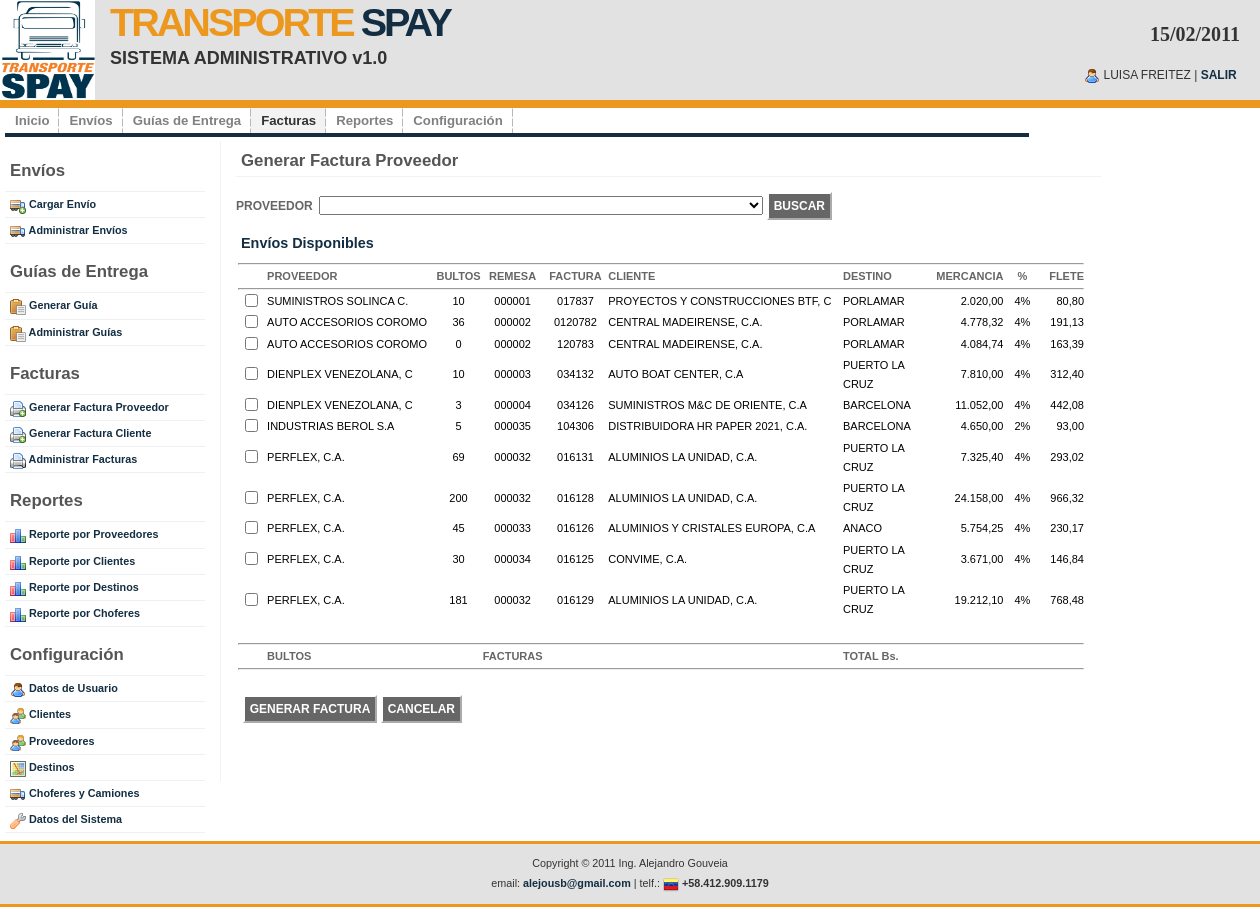
Before: /adm_factura_proveedor.php (signed in) with the older database file.
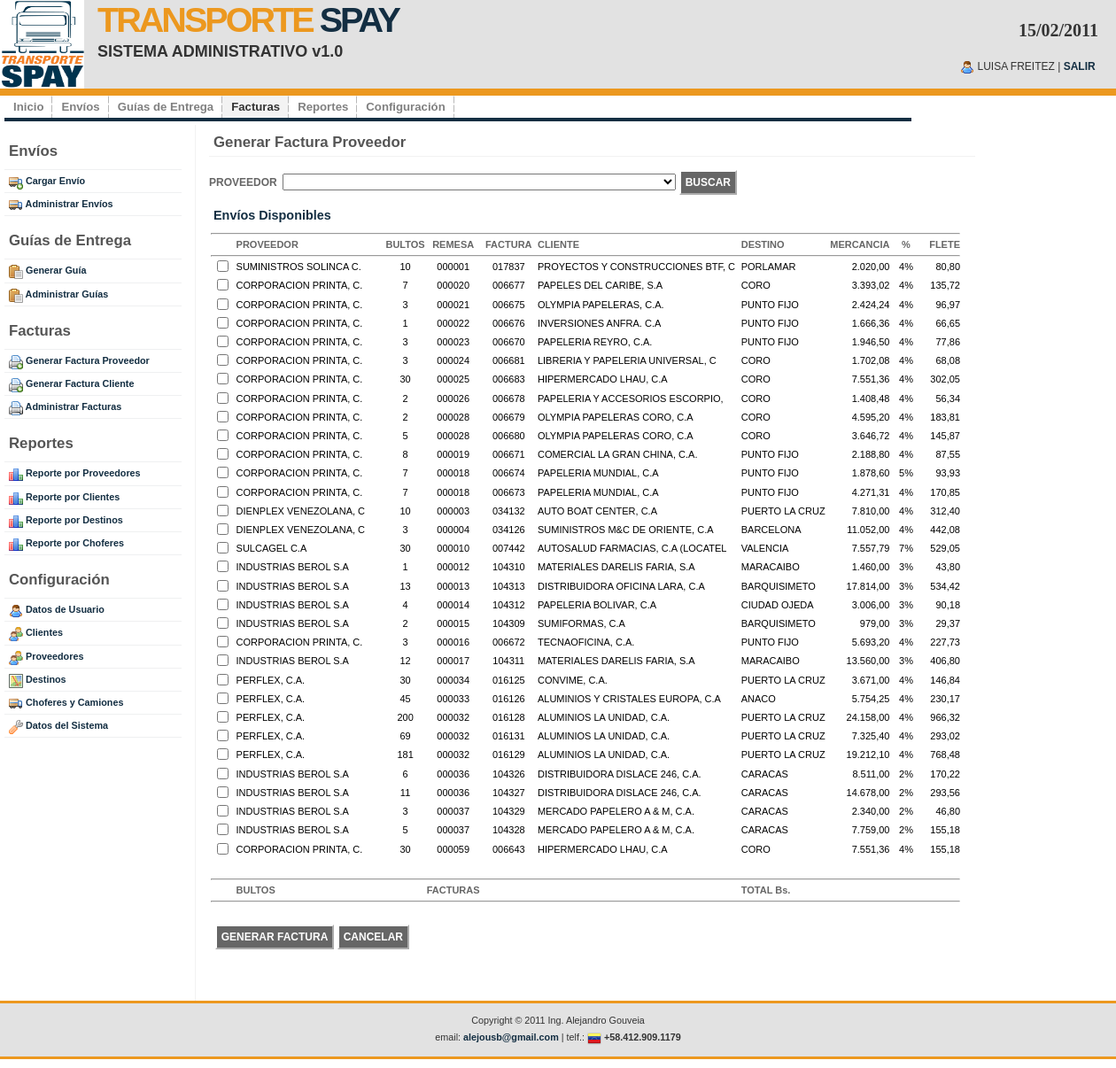
After: the same page with the newer database file.
### tables this page shows
CREATE TABLE IF NOT EXISTS `ts_envio` (
  `id` int(10) NOT NULL AUTO_INCREMENT,
  `id_cliente` int(10) NOT NULL,
  `id_proveedor` int(10) NOT NULL,
  `id_destino` int(10) NOT NULL,
  `id_guia` int(10) DEFAULT NULL,
  `id_factura` int(10) DEFAULT NULL,
  `tipo_envio` char(1) NOT NULL,
  `tipo_cobro` char(1) NOT NULL,
  `bultos` int(5) NOT NULL,
  `remesa` varchar(200) NOT NULL,
  `factura` varchar(200) NOT NULL,
  `mercancia` float DEFAULT NULL,
  `flete` float DEFAULT NULL,
  `peso` float DEFAULT NULL,
  `bskg` float DEFAULT NULL,
  `viaje` float DEFAULT NULL,
  `ind_envio` int(1) NOT NULL,
  `motivo` varchar(200) DEFAULT NULL,
  `ind_activo` int(1) NOT NULL,
  `fecha_creacion` date NOT NULL,
  `fecha_modificacion` date DEFAULT NULL,
  `id_usuario` int(10) DEFAULT NULL,
  PRIMARY KEY (`id`)
);

CREATE TABLE IF NOT EXISTS `ts_proveedor` (
  `id` int(10) NOT NULL AUTO_INCREMENT,
  `rif` varchar(200) NOT NULL,
  `nombre` varchar(200) NOT NULL,
  `direccion` text,
  `ciudad` varchar(200) NOT NULL,
  `telefono` varchar(200) NOT NULL,
  `flete` float DEFAULT NULL,
  `seguro` char(1) NOT NULL,
  `ind_activo` int(1) NOT NULL,
  `fecha_creacion` date NOT NULL,
  `fecha_modificacion` date DEFAULT NULL,
  `id_usuario` int(10) DEFAULT NULL,
  PRIMARY KEY (`id`)
);

CREATE TABLE IF NOT EXISTS `ts_cliente` (
  `id` int(10) NOT NULL AUTO_INCREMENT,
  `rif` varchar(200) NOT NULL,
  `nombre` varchar(200) NOT NULL,
  `direccion` text,
  `ciudad` varchar(200) NOT NULL,
  `telefono` varchar(200) NOT NULL,
  `id_destino` int(10) NOT NULL,
  `flete` float DEFAULT NULL,
  `seguro` char(1) NOT NULL,
  `ind_activo` int(1) NOT NULL,
  `fecha_creacion` date NOT NULL,
  `fecha_modificacion` date DEFAULT NULL,
  `id_usuario` int(10) DEFAULT NULL,
  PRIMARY KEY (`id`)
);

CREATE TABLE IF NOT EXISTS `ts_destino` (
  `id` int(10) NOT NULL AUTO_INCREMENT,
  `id_region` int(10) NOT NULL,
  `id_estado` int(10) NOT NULL,
  `nombre` varchar(200) NOT NULL,
  `ind_activo` int(1) NOT NULL,
  `fecha_creacion` date NOT NULL,
  `fecha_modificacion` date DEFAULT NULL,
  `id_usuario` int(10) DEFAULT NULL,
  PRIMARY KEY (`id`)
);

### inc_functions.php (called while the page is built, shortened)
<?php
	function obtenerResultset($link, $query) {
		return mysql_query($query,$link);
	}
	function obtenerRegistro($result) {
		return mysql_fetch_object($result);
	}
	function obtenerProveedorStr($link,$id) {
		$query = "SELECT * from ts_proveedor WHERE id=".$id;
		$result = mysql_query($query,$link);
		$row = mysql_fetch_object($result);
		return $row->nombre;
	}
	function obtenerClienteStr($link,$id) {
		$query = "SELECT * from ts_cliente WHERE id=".$id."";
		$result = mysql_query($query,$link);
		$row = mysql_fetch_object($result);
		return $row->nombre;
	}
	function obtenerDestinoStr($link,$id) {
		$query = "SELECT * FROM ts_destino WHERE id=".$id;
		$result = mysql_query($query,$link);
		$row = mysql_fetch_object($result);
		return $row->nombre;
	}
?>

### adm_factura_proveedor.php (the view, shortened to what the changed rows need)
<?php include("inc_conectarse.php"); ?>
<?php include("inc_functions.php"); ?>
<!DOCTYPE html PUBLIC "-//W3C//DTD XHTML 1.0 Strict//EN" "http://www.w3.org/TR/xhtml1/DTD/xhtml1-strict.dtd">
<html xmlns="http://www.w3.org/1999/xhtml" xml:lang="en" lang="en">
<?php include("inc_metadata.php"); ?>
<body>
<?php include("inc_header.php"); ?>
<div id="wrap">
	<div id="content-wrap">
			<?php include("inc_sidebar.php"); ?>
	  		<div id="main">
				<h1>Generar Factura Proveedor</h1>
					<form name="frmG" action="adm_generar_factura_proveedor.php" method="post" enctype="multipart/form-data"
                	 onSubmit="return validate_preparar_factura_form(frmG);"
                     style="background-color:#FFF; border:none;	margin:0px; padding: 0px;">
					<table style="padding-left:10px; font-size:11px" width="860px">
                		<?php
						$query = "SELECT e.*
						            FROM ts_envio e,
						                 ts_proveedor p, ts_cliente c,
						                 ts_destino d
						           WHERE e.ind_activo < 2
						             AND e.id_proveedor = p.id
						             AND e.id_cliente = c.id
						             AND e.id_destino = d.id
						             AND e.ind_envio > 2
						             AND e.id_factura IS NULL
						             AND e.tipo_envio = 'N'";
						$query .= " ORDER BY e.fecha_creacion, e.ind_envio DESC ";
						$result = obtenerResultset($link,$query);
						while ($row = obtenerRegistro($result)) {
							$inactiva = false;
 						?>
          				<tr style="color: #000">
                    		<?php
	                			if($row->tipo_cobro=="V") {
	          						$valor = $row->mercancia*($row->flete/100);
	 							}
	                    	?>
                			<td align="center">
                				<input type="checkbox" name="chkEnvio[]" value="<?php echo $row->id; ?>"
                                 style="vertical-align:text-bottom" onClick="sumarFacturas(frmG)" />
                			</td>
                			<td <?php if($inactiva) {?> style="color:#999;" <?php } ?>>
								<?php echo substr(obtenerProveedorStr($link, $row->id_proveedor),0,22); ?>
                    		</td>
                			<td <?php if($inactiva) {?> style="color:#999;" <?php } ?> align="center">
								<?php echo $row->bultos; ?>
                    		</td>
                			<td <?php if($inactiva) {?> style="color:#999;" <?php } ?> align="center">
								<?php echo str_pad($row->remesa, 6, "0", STR_PAD_LEFT); ?>
                    		</td>
                			<td <?php if($inactiva) {?> style="color:#999;" <?php } ?> align="center">
								<?php echo str_pad($row->factura, 6, "0", STR_PAD_LEFT); ?>
                    		</td>
                			<td <?php if($inactiva) {?> style="color:#999;" <?php } ?>>
								<?php echo substr(obtenerClienteStr($link, $row->id_cliente),0,33); ?>
                    		</td>
                			<td <?php if($inactiva) {?> style="color:#999;" <?php } ?>>
								<?php echo substr(obtenerDestinoStr($link, $row->id_destino),0,15); ?>
                    		</td>
                    		<td align="right">
								<?php echo number_format($row->mercancia,2,",","."); ?>
                    		</td>
                    		<td align="center">
								<?php if($row->flete!="") { echo $row->flete; ?>%<?php } ?>
                    		</td>
                    		<td align="right">
								<?php echo number_format($valor,2,",","."); ?>
                    		</td>
            			</tr>
						<?php } ?>
          			</table>
          			 <br /><br /><br /><br />
          			</form>
	  		</div>
	</div>
</div>
</body>
</html>

Changed rows visible on the page:
no longer on this page (row edited): ts_envio: id_proveedor.nombre "AUTO ACCESORIOS COROMO", bultos "36", remesa "000002", factura "0120782", id_cliente.nombre "CENTRAL MADEIRENSE, C.A.", id_destino.nombre "PORLAMAR", mercancia "4.778,32", flete "4", valor "191,13"
no longer on this page (row edited): ts_envio: id_proveedor.nombre "AUTO ACCESORIOS COROMO", bultos "0", remesa "000002", factura "120783", id_cliente.nombre "CENTRAL MADEIRENSE, C.A.", id_destino.nombre "PORLAMAR", mercancia "4.084,74", flete "4", valor "163,39"
no longer on this page (row edited): ts_envio: id_proveedor.nombre "INDUSTRIAS BEROL S.A", bultos "5", remesa "000035", factura "104306", id_cliente.nombre "DISTRIBUIDORA HR PAPER 2021, C.A.", id_destino.nombre "BARCELONA", mercancia "4.650,00", flete "2", valor "93,00"
now on this page (row edited): ts_envio: id_proveedor.nombre "CORPORACION PRINTA, C.", bultos "7", remesa "000020", factura "006677", id_cliente.nombre "PAPELES DEL CARIBE, S.A", id_destino.nombre "CORO", mercancia "3.393,02", flete "4", valor "135,72"
now on this page (row edited): ts_envio: id_proveedor.nombre "CORPORACION PRINTA, C.", bultos "3", remesa "000021", factura "006675", id_cliente.nombre "OLYMPIA PAPELERAS, C.A.", id_destino.nombre "PUNTO FIJO", mercancia "2.424,24", flete "4", valor "96,97"
now on this page (row edited): ts_envio: id_proveedor.nombre "CORPORACION PRINTA, C.", bultos "1", remesa "000022", factura "006676", id_cliente.nombre "INVERSIONES ANFRA. C.A", id_destino.nombre "PUNTO FIJO", mercancia "1.666,36", flete "4", valor "66,65"
now on this page (row edited): ts_envio: id_proveedor.nombre "CORPORACION PRINTA, C.", bultos "3", remesa "000023", factura "006670", id_cliente.nombre "PAPELERIA REYRO, C.A.", id_destino.nombre "PUNTO FIJO", mercancia "1.946,50", flete "4", valor "77,86"
now on this page (row edited): ts_envio: id_proveedor.nombre "CORPORACION PRINTA, C.", bultos "3", remesa "000024", factura "006681", id_cliente.nombre "LIBRERIA Y PAPELERIA UNIVERSAL, C", id_destino.nombre "CORO", mercancia "1.702,08", flete "4", valor "68,08"
now on this page (row edited): ts_envio: id_proveedor.nombre "CORPORACION PRINTA, C.", bultos "30", remesa "000025", factura "006683", id_cliente.nombre "HIPERMERCADO LHAU, C.A", id_destino.nombre "CORO", mercancia "7.551,36", flete "4", valor "302,05"
now on this page (row edited): ts_envio: id_proveedor.nombre "CORPORACION PRINTA, C.", bultos "2", remesa "000026", factura "006678", id_cliente.nombre "PAPELERIA Y ACCESORIOS ESCORPIO,", id_destino.nombre "CORO", mercancia "1.408,48", flete "4", valor "56,34"
now on this page (row edited): ts_envio: id_proveedor.nombre "CORPORACION PRINTA, C.", bultos "2", remesa "000028", factura "006679", id_cliente.nombre "OLYMPIA PAPELERAS CORO, C.A", id_destino.nombre "CORO", mercancia "4.595,20", flete "4", valor "183,81"
now on this page (row edited): ts_envio: id_proveedor.nombre "CORPORACION PRINTA, C.", bultos "5", remesa "000028", factura "006680", id_cliente.nombre "OLYMPIA PAPELERAS CORO, C.A", id_destino.nombre "CORO", mercancia "3.646,72", flete "4", valor "145,87"
now on this page (row edited): ts_envio: id_proveedor.nombre "CORPORACION PRINTA, C.", bultos "8", remesa "000019", factura "006671", id_cliente.nombre "COMERCIAL LA GRAN CHINA, C.A.", id_destino.nombre "PUNTO FIJO", mercancia "2.188,80", flete "4", valor "87,55"
now on this page (row edited): ts_envio: id_proveedor.nombre "CORPORACION PRINTA, C.", bultos "7", remesa "000018", factura "006674", id_cliente.nombre "PAPELERIA MUNDIAL, C.A", id_destino.nombre "PUNTO FIJO", mercancia "1.878,60", flete "5", valor "93,93"
now on this page (row edited): ts_envio: id_proveedor.nombre "CORPORACION PRINTA, C.", bultos "7", remesa "000018", factura "006673", id_cliente.nombre "PAPELERIA MUNDIAL, C.A", id_destino.nombre "PUNTO FIJO", mercancia "4.271,31", flete "4", valor "170,85"
now on this page (row edited): ts_envio: id_proveedor.nombre "SULCAGEL C.A", bultos "30", remesa "000010", factura "007442", id_cliente.nombre "AUTOSALUD FARMACIAS, C.A (LOCATEL", id_destino.nombre "VALENCIA", mercancia "7.557,79", flete "7", valor "529,05"
now on this page (row edited): ts_envio: id_proveedor.nombre "INDUSTRIAS BEROL S.A", bultos "1", remesa "000012", factura "104310", id_cliente.nombre "MATERIALES DARELIS FARIA, S.A", id_destino.nombre "MARACAIBO", mercancia "1.460,00", flete "3", valor "43,80"
now on this page (row edited): ts_envio: id_proveedor.nombre "INDUSTRIAS BEROL S.A", bultos "13", remesa "000013", factura "104313", id_cliente.nombre "DISTRIBUIDORA OFICINA LARA, C.A", id_destino.nombre "BARQUISIMETO", mercancia "17.814,00", flete "3", valor "534,42"
now on this page (row edited): ts_envio: id_proveedor.nombre "INDUSTRIAS BEROL S.A", bultos "4", remesa "000014", factura "104312", id_cliente.nombre "PAPELERIA BOLIVAR, C.A", id_destino.nombre "CIUDAD OJEDA", mercancia "3.006,00", flete "3", valor "90,18"
now on this page (row edited): ts_envio: id_proveedor.nombre "INDUSTRIAS BEROL S.A", bultos "2", remesa "000015", factura "104309", id_cliente.nombre "SUMIFORMAS, C.A", id_destino.nombre "BARQUISIMETO", mercancia "979,00", flete "3", valor "29,37"
now on this page (row edited): ts_envio: id_proveedor.nombre "CORPORACION PRINTA, C.", bultos "3", remesa "000016", factura "006672", id_cliente.nombre "TECNAOFICINA, C.A.", id_destino.nombre "PUNTO FIJO", mercancia "5.693,20", flete "4", valor "227,73"
now on this page (row edited): ts_envio: id_proveedor.nombre "INDUSTRIAS BEROL S.A", bultos "12", remesa "000017", factura "104311", id_cliente.nombre "MATERIALES DARELIS FARIA, S.A", id_destino.nombre "MARACAIBO", mercancia "13.560,00", flete "3", valor "406,80"
shown differently, row unchanged: ts_envio "CONVIME, C.A.": moves up the list
shown differently, row unchanged: ts_envio "ALUMINIOS Y CRISTALES EUROPA, C.A": moves up the list
shown differently, row unchanged: ts_envio (number 25 of 32 on the later page): moves down the list
now on this page (row edited): ts_envio: id_proveedor.nombre "INDUSTRIAS BEROL S.A", bultos "6", remesa "000036", factura "104326", id_cliente.nombre "DISTRIBUIDORA DISLACE 246, C.A.", id_destino.nombre "CARACAS", mercancia "8.511,00", flete "2", valor "170,22"
now on this page (row edited): ts_envio: id_proveedor.nombre "INDUSTRIAS BEROL S.A", bultos "11", remesa "000036", factura "104327", id_cliente.nombre "DISTRIBUIDORA DISLACE 246, C.A.", id_destino.nombre "CARACAS", mercancia "14.678,00", flete "2", valor "293,56"
now on this page (row edited): ts_envio: id_proveedor.nombre "INDUSTRIAS BEROL S.A", bultos "3", remesa "000037", factura "104329", id_cliente.nombre "MERCADO PAPELERO A & M, C.A.", id_destino.nombre "CARACAS", mercancia "2.340,00", flete "2", valor "46,80"
now on this page (row edited): ts_envio: id_proveedor.nombre "INDUSTRIAS BEROL S.A", bultos "5", remesa "000037", factura "104328", id_cliente.nombre "MERCADO PAPELERO A & M, C.A.", id_destino.nombre "CARACAS", mercancia "7.759,00", flete "2", valor "155,18"
added ts_envio: id_proveedor.nombre "CORPORACION PRINTA, C.", bultos "30", remesa "000059", factura "006643", id_cliente.nombre "HIPERMERCADO LHAU, C.A", id_destino.nombre "CORO", mercancia "7.551,36", flete "4"
